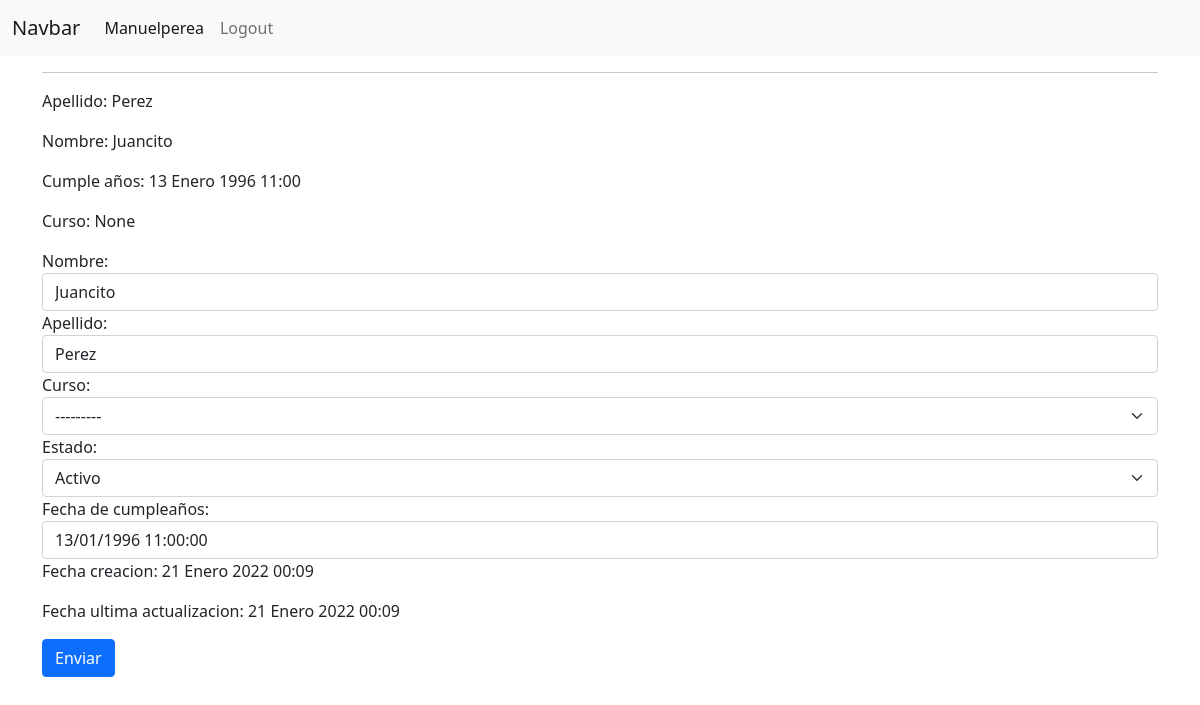
/alumnos/1 (signed in), run on the app's committed database.
### alumnos/models.py (models this page shows, shortened)
class Alumno(models.Model):
    STATUS_CHOINES = (
        ('A', 'Activo'),
        ('B', 'Baja'),
        ('C', 'Cursando')
    )
    user = models.ForeignKey(User, on_delete=models.CASCADE,
                              null=True, blank=True)
    first_name = models.CharField('Nombre', max_length=30) #, default='No tiene nombre')
    last_name = models.CharField('Apellido', max_length=30)
    curso = models.ForeignKey(Curso, on_delete=models.CASCADE,
                              null=True, blank=True)
    status = models.CharField('Estado', max_length=4, choices=STATUS_CHOINES,
                              default='A')
    birthday = models.DateTimeField('Fecha de cumpleaños', null=True, blank=True)
    date_create = models.DateTimeField(auto_now_add=True)
    last_update = models.DateTimeField(auto_now=True)
    class Meta:
        unique_together = ['user']

### alumnos/views.py (the view)
# urls.py: path('<int:id_alumno>', alumno),
@permission_required('view_alumno', login_url='/account/login/')
def alumno(request, id_alumno):
    has_change_perm = request.user.has_perm('change_alumno')
    alumno = Alumno.objects.get (pk=id_alumno)
    form = AlumnoForm(instance=alumno)
    if request.method == 'POST':
        form = AlumnoForm(request.POST, instance=alumno)
        if form.is_valid() and has_change_perm:
            form.save(commit=True)
    return render(request, 'alumno_detail.html',
                  context={'alumno': alumno,
                           'form':form,
                           'has_change_perm': has_change_perm})

### alumnos/forms.py
class AlumnoForm(ModelForm):
    def __init__(self, *args, **kwargs):
        super().__init__(*args, **kwargs)
        for x in self.fields.keys():
            self.fields[x].widget.attrs.update({
                'class': 'form-control'
            })
        self.fields['curso'].widget.attrs.update({
                'class': 'form-select'
            })
        self.fields['status'].widget.attrs.update({
                'class': 'form-select'
            })
    class Meta:
        model = Alumno
        fields = ['first_name', 'last_name', 'curso', 'status', 'birthday']

### alumnos/models.py (called while the page is built)
    def __str__(self):
        return f'{self.name.title()}'

### alumnos/templates/alumno_detail.html
{% extends 'base.html' %}
{% block content %}
<p>Apellido: {{ alumno.last_name }}</p>
<p>Nombre: {{ alumno.first_name }}</p>
<p>Cumple años: {{ alumno.birthday }}</p>
<p>Curso: {{ alumno.curso }}</p>
{% if request.user.id == 1 %}
<form method="POST" action="/alumnos/{{alumno.id}}">
{% csrf_token %}
{{ form }}
<P>Fecha creacion: {{ form.instance.date_create }}</P>
<P>Fecha ultima actualizacion: {{ form.instance.last_update }}</P>
<button type="submit" class="btn btn-primary">Enviar</button>
</form>
{% endif %}
{% endblock%}

### templates/base.html (shortened to what this page needs)
{% load static %}
<!DOCTYPE html>
<html>
    <head>
        <link href="https://cdn.jsdelivr.net/npm/bootstrap@5.1.3/dist/css/bootstrap.min.css" rel="stylesheet">
    </head>
    <body>
        <nav class="navbar navbar-expand-lg navbar-light bg-light">
            <div class="container-fluid">
              <a class="navbar-brand" href="#">Navbar</a>
              <div class="collapse navbar-collapse" id="navbarNav">
                <ul class="navbar-nav">
                  <li class="nav-item">
                    <a class="nav-link active" aria-current="page" href="#">{{ request.user | title }}</a>
                  </li>
                  <li class="nav-item">
                    <a class="nav-link" href="/accounts/logout">Logout</a>
                  </li></ul>
              </div>
            </div>
          </nav>
        <div class="container">
            <div class="row">
              <div class="col">
                <hr>
                {% block content %}
                {% endblock %}
              </div>
            </div>
        </div>
    </body>
</html>

### data on the page
Alumno: last_name "Perez", first_name "Juancito", birthday "13 Enero 1996 11:00", curso "None", curso "---------", status "Activo", birthday "13/01/1996 11:00:00", instance.date_create "21 Enero 2022 00:09", instance.last_update "21 Enero 2022 00:09"

### other printed values
{{ request.user | title }} "Manuelperea"
